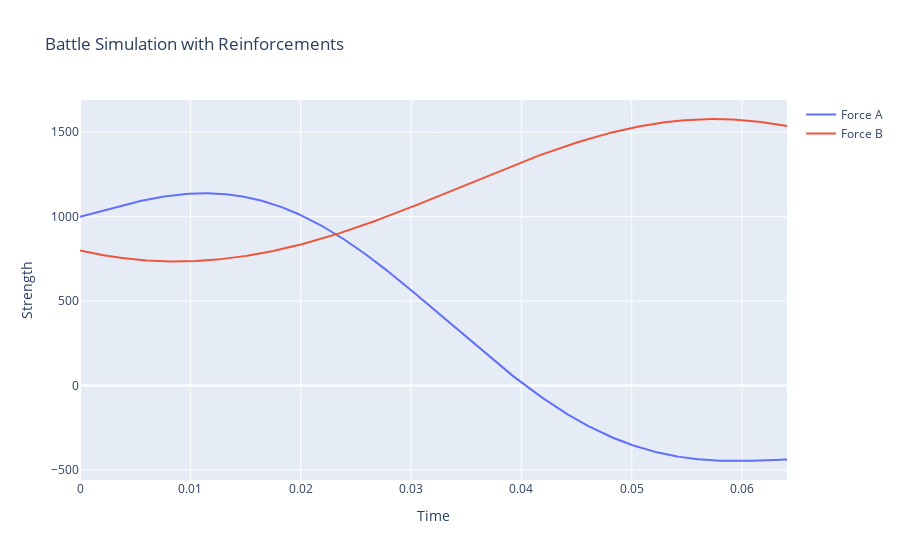

The code cell stored with this chart in its notebook:
### Code cell
import numpy as np
import matplotlib.pyplot as plt
from scipy.integrate import odeint
import plotly.graph_objects as go
def funciones_refuerzos(t):
    r_a = 34000 * np.cos(99*t)  # Example function for reinforcements arriving for Force A
    r_b = 35000* np.sin(58*t) # Example function for reinforcements arriving for Force B
    return r_a, r_b

def batalla_con_refuerzos(y, t, alpha=20, beta=15, r_func=None):
    a, b = y
    if r_func:
        r_a, r_b = r_func(t)
        da_dt = -alpha * b + r_a
        db_dt = -beta * a + r_b
    else:
        da_dt = -alpha * b
        db_dt = -beta * a
    return [da_dt, db_dt]
# Function to find the end time when either force reaches 0
def encontrar_tiempo_final(alpha, beta, a0, b0, r_func, t_max):
    t = np.linspace(0, t_max, 1000)
    y0 = [a0, b0]
    solution = odeint(batalla_con_refuerzos, y0, t, args=(alpha, beta, r_func))
    a_values, b_values = solution.T
    end_time = None
    for i in range(len(t)):
        if a_values[i] <= 0 or b_values[i] <= 0:
            end_time = t[i]
            break
    return end_time

# Function to plot the simulation from time 0 to end time
def graficar_simulacion_refuerzos(alpha, beta, a0, b0, r_func, t_max):
    end_time = encontrar_tiempo_final(alpha, beta, a0, b0, r_func, t_max)
    if end_time is None:
        print("Both forces survive the battle.")
        return

    t = np.linspace(0, end_time, 1000)
    y0 = [a0, b0]
    solution = odeint(batalla_con_refuerzos, y0, t, args=(alpha, beta, r_func))
    a_values, b_values = solution.T

    # Create a Plotly figure
    fig = go.Figure()

    fig.add_trace(go.Scatter(x=t, y=a_values, mode='lines', name='Force A'))
    fig.add_trace(go.Scatter(x=t, y=b_values, mode='lines', name='Force B'))

    # Update the layout
    fig.update_layout(
        xaxis_title='Time',
        yaxis_title='Strength',
        title='Battle Simulation with Reinforcements',
    )

    # Show the plot
    fig.show()

    # Print the time when either force reaches 0
    print(f"Either Force A or Force B reaches 0 at time t = {end_time:.24f}")

# Parameters
alpha = 20  # Rate of attrition for Force A
beta = 15   # Rate of attrition for Force B
a0 = 1000   # Initial strength of Force A
b0 = 800    # Initial strength of Force B
t_max = 32

# Plot the simulation with reinforcements
graficar_simulacion_refuerzos(alpha, beta, a0, b0, funciones_refuerzos, t_max)

### Figure 1 — Plotly figure (JSON) as saved in the notebook; plotly's stock layout.template omitted (floating-point values rounded to 4 significant figures; data arrays with more than 128 entries replaced by an {"elided": "..."} marker saying what was removed)
{"data": [{"mode": "lines", "name": "Force A", "type": "scatter", "x": {"elided": "1000 float values"}, "y": {"elided": "1000 float values"}}, {"mode": "lines", "name": "Force B", "type": "scatter", "x": {"elided": "1000 float values"}, "y": {"elided": "1000 float values"}}], "layout": {"title": {"text": "Battle Simulation with Reinforcements"}, "xaxis": {"title": {"text": "Time"}}, "yaxis": {"title": {"text": "Strength"}}}}
